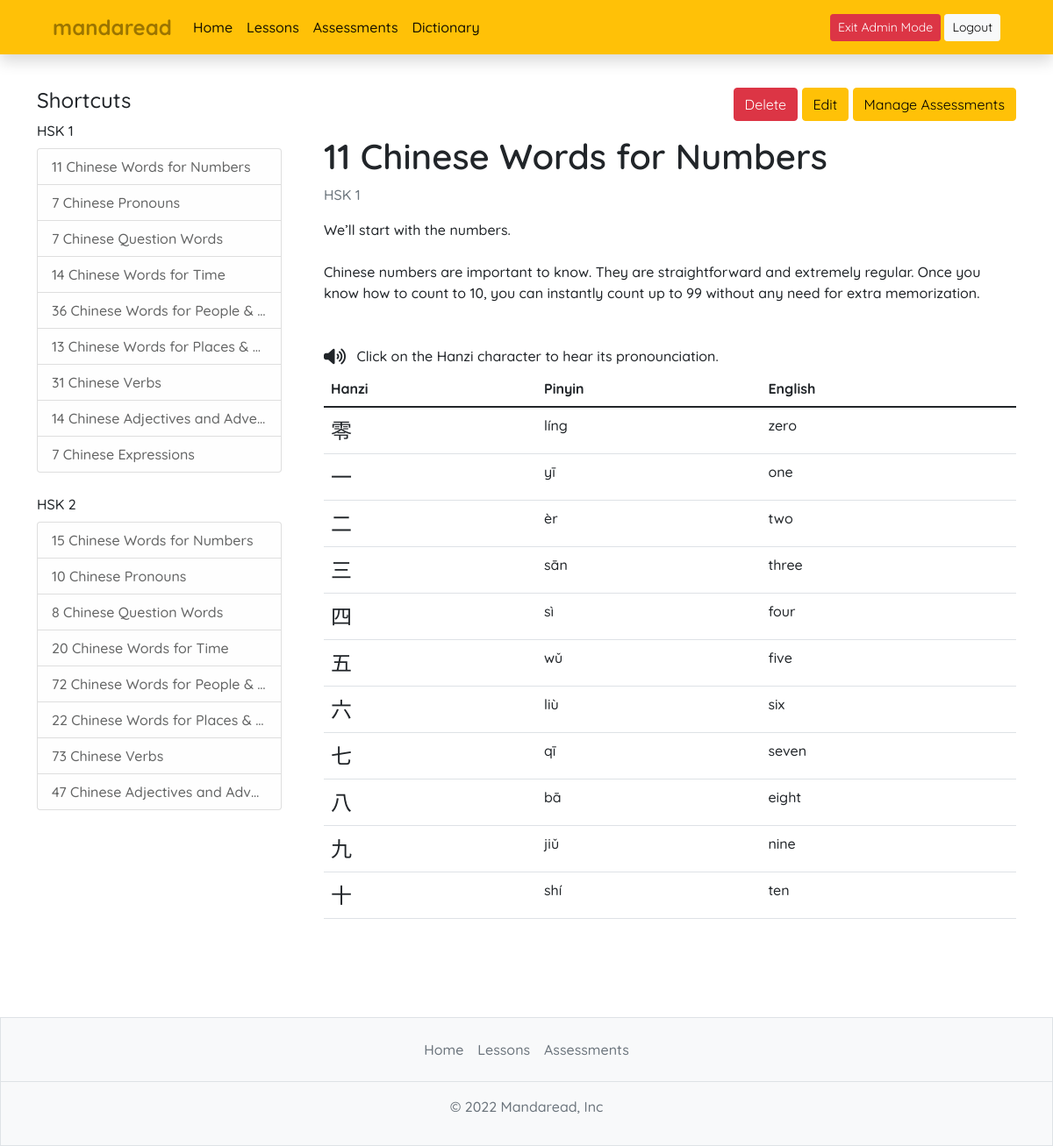
The app's page /adminmode/lessons/1/ (signed in), older data.
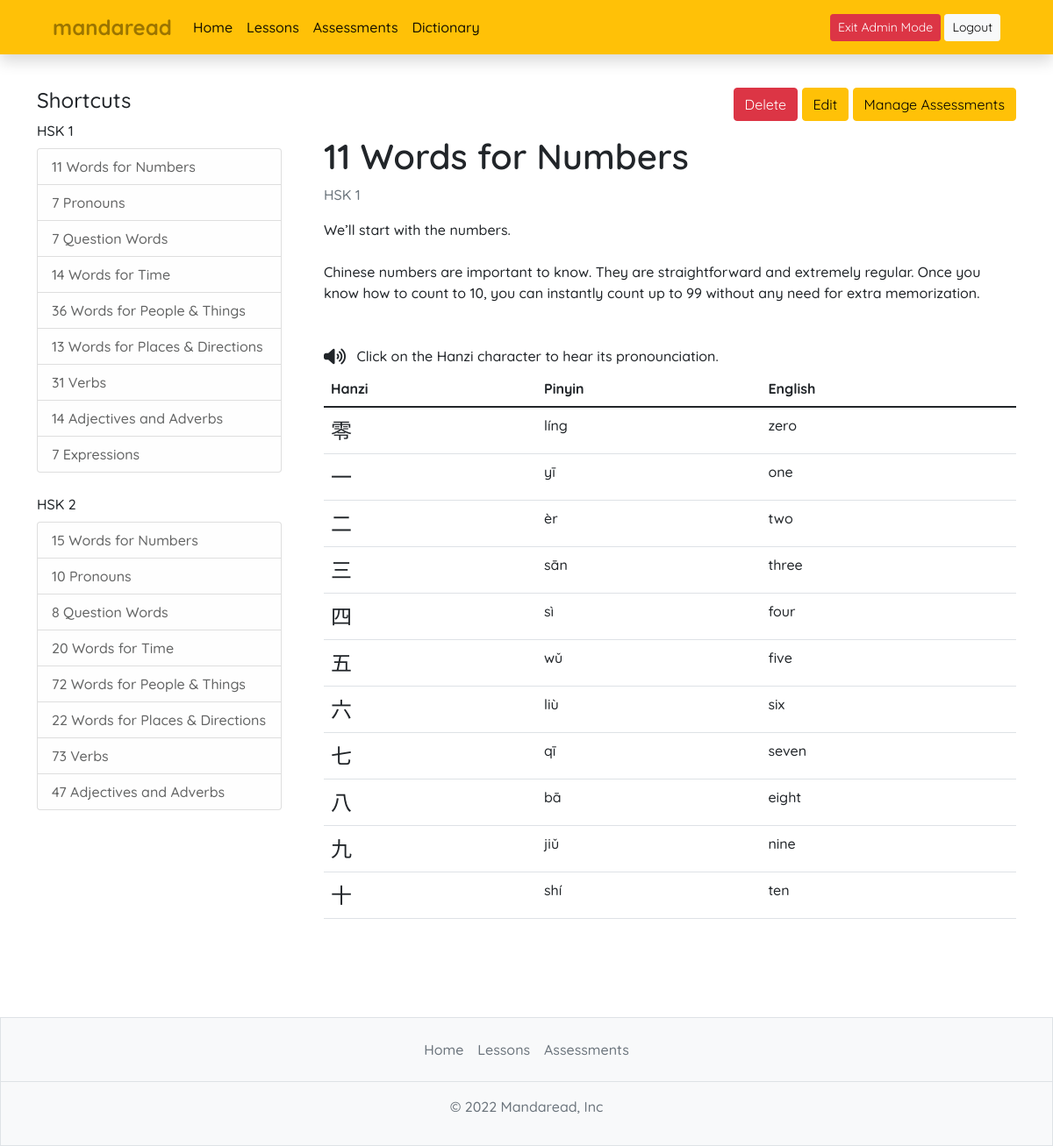
The same page, newer data.
### lessonbank/models.py (models this page shows)
class LessonBank(models.Model):
    hsk = models.PositiveIntegerField(default=1, null=False, blank=False, validators=[MinValueValidator(1), MaxValueValidator(2)])
    title = models.CharField(max_length=255, null=False, blank=False)
    description = models.TextField(null=False, blank=False)
    read_by = models.ManyToManyField(User, null=True, blank=True)
    def __str__(self):
        return self.title

### adminmode/views.py (the view)
# urls.py: path('lessons/<int:pk>/', views.AdminLesson.as_view(), name='admin-lesson'),
class AdminLesson(LoginRequiredMixin, UserPassesTestMixin, DetailView):
    model = LessonBank
    template_name = "adminmode/admin_lesson_detail.html"
    def get_context_data(self, **kwargs):
        context = super().get_context_data(**kwargs)
        context['lesson_items'] = LessonItem.objects.all()
        context['lesson_list_1'] = LessonBank.objects.filter(hsk=1)
        context['lesson_list_2'] = LessonBank.objects.filter(hsk=2)
        return context
    def test_func(self):
        return self.request.user.is_superuser

### adminmode/templates/adminmode/admin_lesson_detail.html (shortened to what this page needs)
{% extends 'adminmode/base.html' %}
{% block content %}
<div class="container d-flex flex-column-reverse flex-lg-row mb-5">
    <div class="me-lg-5 col-lg-3">
        <div class="content-section">
            <h4>Shortcuts</h4>
            <span>HSK 1</span>
            <ul class="list-group mt-2 mb-4">
                {% if lesson_list_1 %}
                    {% for lesson in lesson_list_1 %}
                        <a class="list-group-item list-group-item-light" href="{% url 'admin-lesson' lesson.pk %}">{{ lesson.title }}</a>
                    {% endfor %}
                {% else %}
                    <span class="text-muted h6">Oops! no lessons here yet!</span>
                {% endif %}
            </ul>
            <span>HSK 2</span>
            <ul class="list-group mt-2 mb-4">
                {% if lesson_list_2 %}
                    {% for lesson in lesson_list_2 %}
                        <a class="list-group-item list-group-item-light" href="{% url 'admin-lesson' lesson.pk %}">{{ lesson.title }}</a>
                    {% endfor %}
                {% else %}
                    <span class="text-muted h6">Oops! no lessons here yet!</span>
                {% endif %}
            </ul>
        </div>
    </div>
    <div class="d-flex flex-column mb-5 w-100">
        <div class="d-flex flex-column">
            <div class = "mb-3 align-self-start align-self-md-end">
                <a href="{% url 'admin-delete-lesson' object.pk %}" class="btn btn-danger">Delete</a>
                <a href="{% url 'admin-update-lesson' object.pk %}" class="btn btn-warning">Edit</a>
                <a href="#" class="btn btn-warning">Manage Assessments</a>
            </div>
            <h1 class="me-3">{{ object.title }}</h1>
        </div>
        <p class="text-secondary">HSK {{ object.hsk }}</p>
        <p class="mb-5">{{ object.description|linebreaksbr }}</p>
        <div class="d-flex justify-content-between flex-column-reverse flex-md-row">
            <div class="text-center">
                <i class="fas fa-volume-up fa-lg me-2 mb-3"></i>
                <span>Click on the Hanzi character to hear its pronounciation.</span>
            </div>
        </div>
        <table class="table table-hover">
            <thead>
                <tr>
                    <th scope="col">Hanzi</th>
                    <th scope="col">Pinyin</th>
                    <th scope="col">English</th>
                </tr>
            </thead>
            <tbody>
                {% for item in lesson_items %}
                    {% if item.title|stringformat:'s' == object.title|stringformat:'s' %}
                        {% if item.new_word %}
                            <tr class="bg-secondary bg-opacity-25">
                                <td class="hanzi" role="button" data-toggle="tooltip" data-placement="left" title="Click me!">{{ item.chinese }}
                                </td>
                                <td>{{ item.pinyin }}</td>
                                <td>{{ item.english }}</td>
                            </tr>
                        {% else %}
                            <tr>
                                <td class="hanzi" role="button" data-toggle="tooltip" data-placement="left" title="Click me!">{{ item.chinese }}</td>
                                <td>{{ item.pinyin }}</td>
                                <td>{{ item.english }}</td>
                            </tr>
                        {% endif %}
                    {% endif %}
                {% endfor %}
            </tbody>
        </table>
    </div>
</div>
{% endblock %}

Row changes from the older to the newer data that the page shows:
changed LessonBank: title "11 Chinese Words for Numbers" → "11 Words for Numbers"
changed LessonBank: title "7 Chinese Pronouns" → "7 Pronouns"
changed LessonBank: title "7 Chinese Question Words" → "7 Question Words"
changed LessonBank: title "14 Chinese Words for Time" → "14 Words for Time"
changed LessonBank: title "36 Chinese Words for People &…" → "36 Words for People & Things"
changed LessonBank: title "13 Chinese Words for Places &…" → "13 Words for Places & Directions"
changed LessonBank: title "31 Chinese Verbs" → "31 Verbs"
changed LessonBank: title "14 Chinese Adjectives and Adve…" → "14 Adjectives and Adverbs"
changed LessonBank: title "7 Chinese Expressions" → "7 Expressions"
changed LessonBank: title "15 Chinese Words for Numbers" → "15 Words for Numbers"
changed LessonBank: title "10 Chinese Pronouns" → "10 Pronouns"
changed LessonBank: title "8 Chinese Question Words" → "8 Question Words"
changed LessonBank: title "20 Chinese Words for Time" → "20 Words for Time"
changed LessonBank: title "72 Chinese Words for People &…" → "72 Words for People & Things"
changed LessonBank: title "22 Chinese Words for Places &…" → "22 Words for Places & Directions"
changed LessonBank: title "73 Chinese Verbs" → "73 Verbs"
changed LessonBank: title "47 Chinese Adjectives and Adv…" → "47 Adjectives and Adverbs"
